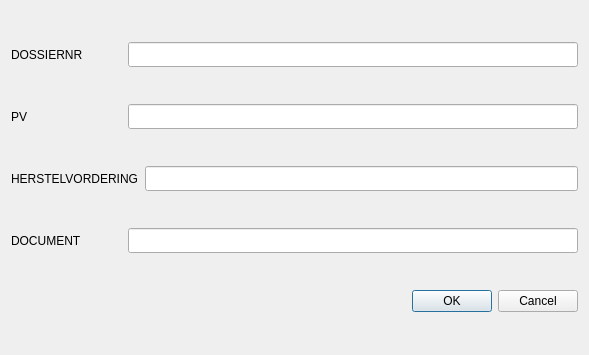
<?xml version="1.0" encoding="UTF-8"?>
<ui version="4.0">
 <class>BouwMisdrijvenDialogBase</class>
 <widget class="QDialog" name="BouwMisdrijvenDialogBase">
  <property name="geometry">
   <rect>
    <x>0</x>
    <y>0</y>
    <width>589</width>
    <height>355</height>
   </rect>
  </property>
  <property name="windowTitle">
   <string>Bouwmisdrijven</string>
  </property>
  <layout class="QVBoxLayout" name="verticalLayout">
   <item>
    <layout class="QHBoxLayout" name="horizontalLayout">
     <item>
      <widget class="QLabel" name="label">
       <property name="text">
        <string>DOSSIERNR </string>
       </property>
      </widget>
     </item>
     <item>
      <widget class="QLineEdit" name="lneDossiernr">
       <property name="maximumSize">
        <size>
         <width>450</width>
         <height>25</height>
        </size>
       </property>
      </widget>
     </item>
    </layout>
   </item>
   <item>
    <layout class="QHBoxLayout" name="horizontalLayout_2">
     <item>
      <widget class="QLabel" name="label_2">
       <property name="text">
        <string>PV         </string>
       </property>
      </widget>
     </item>
     <item>
      <widget class="QLineEdit" name="lnePv">
       <property name="maximumSize">
        <size>
         <width>450</width>
         <height>25</height>
        </size>
       </property>
      </widget>
     </item>
    </layout>
   </item>
   <item>
    <layout class="QHBoxLayout" name="horizontalLayout_3">
     <item>
      <widget class="QLabel" name="label_3">
       <property name="text">
        <string>HERSTELVORDERING</string>
       </property>
      </widget>
     </item>
     <item>
      <widget class="QLineEdit" name="lneHv">
       <property name="maximumSize">
        <size>
         <width>450</width>
         <height>25</height>
        </size>
       </property>
      </widget>
     </item>
    </layout>
   </item>
   <item>
    <layout class="QHBoxLayout" name="horizontalLayout_4">
     <item>
      <widget class="QLabel" name="label_4">
       <property name="text">
        <string>DOCUMENT         </string>
       </property>
      </widget>
     </item>
     <item>
      <widget class="QLineEdit" name="lneDoc">
       <property name="maximumSize">
        <size>
         <width>450</width>
         <height>25</height>
        </size>
       </property>
      </widget>
     </item>
    </layout>
   </item>
   <item>
    <widget class="QDialogButtonBox" name="button_box">
     <property name="orientation">
      <enum>Qt::Horizontal</enum>
     </property>
     <property name="standardButtons">
      <set>QDialogButtonBox::Cancel|QDialogButtonBox::Ok</set>
     </property>
    </widget>
   </item>
  </layout>
 </widget>
 <resources/>
 <connections>
  <connection>
   <sender>button_box</sender>
   <signal>accepted()</signal>
   <receiver>BouwMisdrijvenDialogBase</receiver>
   <slot>accept()</slot>
   <hints>
    <hint type="sourcelabel">
     <x>20</x>
     <y>20</y>
    </hint>
    <hint type="destinationlabel">
     <x>20</x>
     <y>20</y>
    </hint>
   </hints>
  </connection>
  <connection>
   <sender>button_box</sender>
   <signal>rejected()</signal>
   <receiver>BouwMisdrijvenDialogBase</receiver>
   <slot>reject()</slot>
   <hints>
    <hint type="sourcelabel">
     <x>20</x>
     <y>20</y>
    </hint>
    <hint type="destinationlabel">
     <x>20</x>
     <y>20</y>
    </hint>
   </hints>
  </connection>
 </connections>
</ui>
